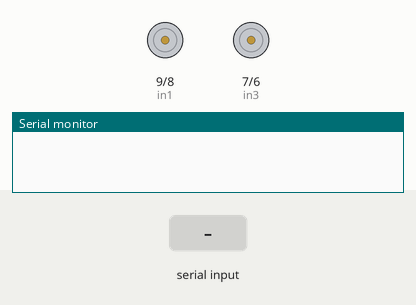
This sketch was run on a simulated Arduino Uno, built with avr-gcc and run on an emulated ATmega328P. On the bench: motor-driver pin pairs drawn as motors (green arrow = first pin HIGH = forward, orange = second pin HIGH = backward, longer = more drive, scaled by the enable pin), the last lines printed to the serial monitor. Inputs (shaded band) come from the test bench.

Above: at 1.4 s.
1.5 s: "f" received over the second serial link
At 2.7 s:
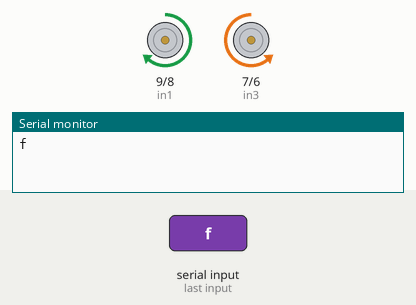
3.0 s: "b" received over the second serial link
At 4.0 s:
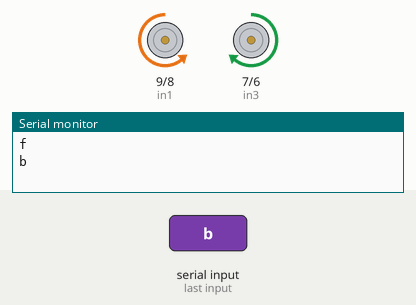
4.5 s: "l" received over the second serial link
At 5.2 s:
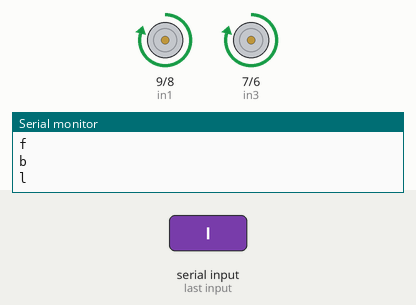
6.0 s: "r" received over the second serial link
At 6.4 s:
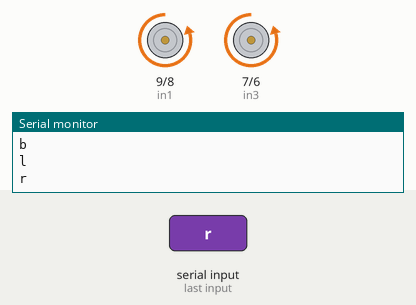
7.5 s: "s" received over the second serial link
At 8.8 s:
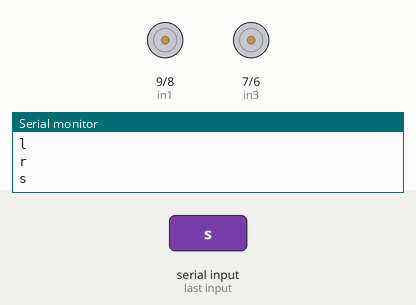
Timing chart, 0 to 10.0 s (numbered marks = the images above; inputs shaded):
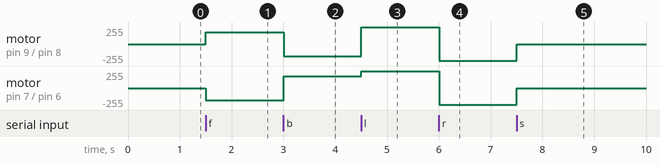

Measured:
- after the input at 1.5 s, motor on pin 9 (in1) / pin 8 (in2): stopped → forward 180/255 at once; motor on pin 7 (in3) / pin 6 (in4): stopped → backward 180/255 at once
- after the input at 3.0 s, motor on pin 9 (in1) / pin 8 (in2): forward 180/255 → backward 180/255 at once; motor on pin 7 (in3) / pin 6 (in4): backward 180/255 → forward 180/255 at once
- after the input at 4.5 s, motor on pin 9 (in1) / pin 8 (in2): backward 180/255 → forward 250/255 at once; motor on pin 7 (in3) / pin 6 (in4): forward 180/255 → forward 250/255 at once
- after the input at 6.0 s, motor on pin 9 (in1) / pin 8 (in2), motor on pin 7 (in3) / pin 6 (in4): forward 250/255 → backward 250/255 at once
- after the input at 7.5 s, motor on pin 9 (in1) / pin 8 (in2), motor on pin 7 (in3) / pin 6 (in4): backward 250/255 → stopped at once

The sketch:

robot_code.ino
```cpp
#include <SoftwareSerial.h>

SoftwareSerial BT_Serial(2,3);

#define enA 10
#define in1 9
#define in2 8
#define in3 7
#define in4 6
#define enB 5

char bt_data;
int Speed = 150;

void setup() {

  Serial.begin(9600);
  BT_Serial.begin(9600);

  pinMode(enA, OUTPUT);
  pinMode(in1, OUTPUT);
  pinMode(in2, OUTPUT);
  pinMode(in3, OUTPUT);
  pinMode(in4, OUTPUT);
  pinMode(enB, OUTPUT);

  delay(200);
}

void loop() {

  if(BT_Serial.available() > 0) {
    bt_data = BT_Serial.read();
    Serial.println(bt_data);
  }

  if (bt_data == 'f') {
    forword();
    Speed = 180;
  } else if (bt_data == 'b') {
    backword();
    Speed = 180;
  } else if (bt_data == 'l') {
    turnLeft();
    Speed = 250;
  } else if (bt_data == 'r') {
    turnRight();
    Speed = 250;
  } else if (bt_data == 's') {
    breaking();
  }

 analogWrite(enA, Speed);
 analogWrite(enB, Speed);

 delay(50);

}

void forword(){
  digitalWrite(in1, HIGH);
  digitalWrite(in2, LOW);
  digitalWrite(in3, LOW);
  digitalWrite(in4, HIGH);
}

void backword(){
  digitalWrite(in1, LOW);
  digitalWrite(in2, HIGH);
  digitalWrite(in3, HIGH);
  digitalWrite(in4, LOW);
}

void turnRight(){
  digitalWrite(in1, LOW);
  digitalWrite(in2, HIGH);
  digitalWrite(in3, LOW);
  digitalWrite(in4, HIGH);
}

void turnLeft() {
  digitalWrite(in1, HIGH);
  digitalWrite(in2, LOW);
  digitalWrite(in3, HIGH);
  digitalWrite(in4, LOW);
}


void breaking(){
  digitalWrite(in1, LOW);
  digitalWrite(in2, LOW);
  digitalWrite(in3, LOW);
  digitalWrite(in4, LOW);
}
```
